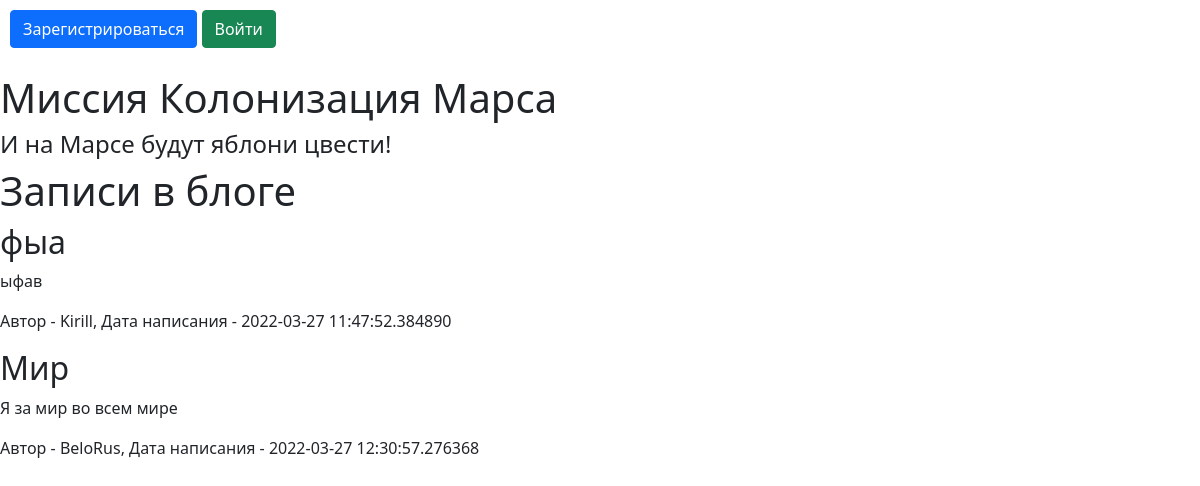
Before: / with the older database file.
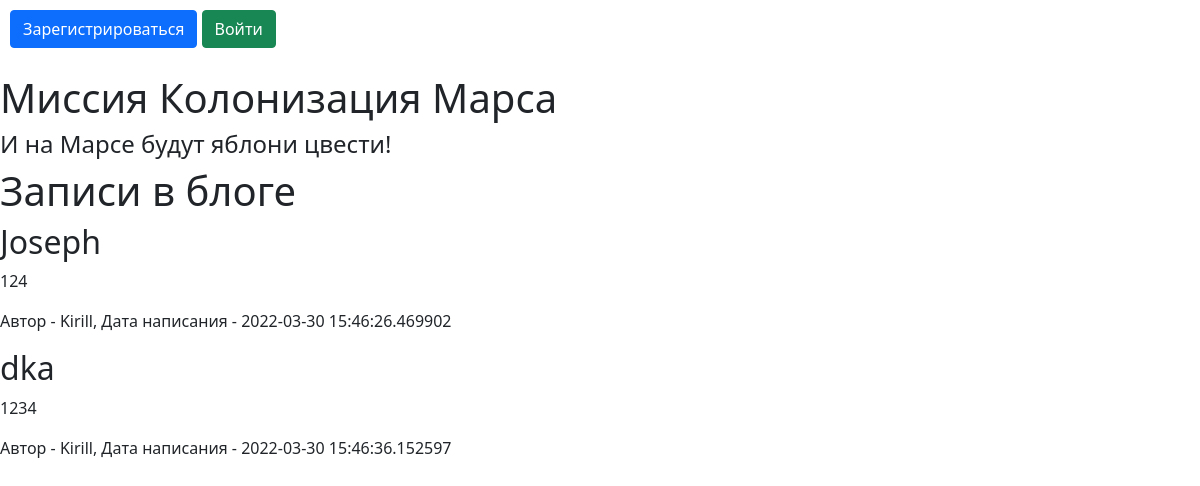
After: the same page with the newer database file.
### data/__all_models.py (models this page shows, shortened)
class News(SqlAlchemyBase):
    __tablename__ = 'news'
    id = sqlalchemy.Column(sqlalchemy.Integer,
                           primary_key=True, autoincrement=True)
    title = sqlalchemy.Column(sqlalchemy.String, nullable=True)
    content = sqlalchemy.Column(sqlalchemy.String, nullable=True)
    created_date = sqlalchemy.Column(sqlalchemy.DateTime,
                                     default=datetime.datetime.now)
    is_private = sqlalchemy.Column(sqlalchemy.Boolean, default=True)
    user_id = sqlalchemy.Column(sqlalchemy.Integer,
                                sqlalchemy.ForeignKey("users.id"))
    user = orm.relationship('User', back_populates='news')

class User(SqlAlchemyBase, UserMixin):
    __tablename__ = 'users'
    id = sqlalchemy.Column(sqlalchemy.Integer,
                           primary_key=True, autoincrement=True)
    name = sqlalchemy.Column(sqlalchemy.String, nullable=True)
    surname = sqlalchemy.Column(sqlalchemy.String, nullable=True)
    age = sqlalchemy.Column(sqlalchemy.String, nullable=True)
    position = sqlalchemy.Column(sqlalchemy.String, nullable=True)
    speciality = sqlalchemy.Column(sqlalchemy.String, nullable=True)
    address = sqlalchemy.Column(sqlalchemy.String, nullable=True)
    email = sqlalchemy.Column(sqlalchemy.String, unique=True,
                              index=True, nullable=True)
    hashed_password = sqlalchemy.Column(sqlalchemy.String, nullable=True)
    modified_date = sqlalchemy.Column(sqlalchemy.DateTime,
                                      default=datetime.datetime.now)
    news = orm.relationship("News", back_populates='user')
    jobs = orm.relationship("Jobs", back_populates='user')
    department = orm.relationship("Department", back_populates='user')

### main.py (the view)
@app.route('/')
def index():
    db_sess = create_session()
    posts = db_sess.query(News).all()
    return render_template('index.html', posts=posts, current_user=current_user)

### data/db_session.py (called while the page is built)
def create_session() -> Session:
    global __factory
    return __factory()

### templates/index.html (shortened to what this page needs)
{% extends 'base.html' %}
{% block profession %}
    <h1>Записи в блоге</h1>
    {% for post in posts %}
        {% if not post.is_private or post.user == current_user %}
            <h2>{{ post.title }}</h2>
            <p> {{ post.content }} </p>
            <p> Автор - {{ post.user.name }}, Дата написания - {{ post.created_date }}</p>
        {% endif %}
    {% endfor %}
{% endblock %}

### templates/base.html (shortened to what this page needs)
<!DOCTYPE html>
<html lang="en">
<head>
    <link rel="stylesheet" href={{url_for('static', filename="css/style.css" )}}>
    <link rel="stylesheet"
          href="https://cdn.jsdelivr.net/npm/bootstrap@5.0.0-beta1/dist/css/bootstrap.min.css"
>
</head>
<body>
<nav class="manage-panel">
    {% if current_user.is_authenticated %}
        <a class="navbar-brand" href="/">{{current_user.surname}} {{ current_user.name }}</a>
        <a class="navbar-brand" href="/job_list">Список работ</a>
        <a class="navbar-brand" href="/departments">Отделения</a>
        <a class="quit-button navbar-brand" href="/logout">Выйти</a>
    {% else %}
    <p>
        <a class="btn btn-primary " href="/register">Зарегистрироваться</a>
        <a class="btn btn-success" href="/login">Войти</a>
    </p>
    {% endif %}
</nav>
<h1>Миссия Колонизация Марса</h1>
<h4>И на Марсе будут яблони цвести!</h4>
<div class="content">
    {% block profession %}{% endblock %}
</div>
</body>
</html>

### static/css/style.css (style rules this page uses)
.manage-panel { margin: 10px; display: flex; justify-content: space-between; }

Changed rows visible on the page:
removed News: title "фыа", content "ыфав", user.name "Kirill", created_date "2022-03-27 11:47:52.384890"
removed News: title "Мир", content "Я за мир во всем мире", user.name "BeloRus", created_date "2022-03-27 12:30:57.276368"
added News: title "Joseph", content "124", user.name "Kirill", created_date "2022-03-30 15:46:26.469902"
added News: title "dka", content "1234", user.name "Kirill", created_date "2022-03-30 15:46:36.152597"
